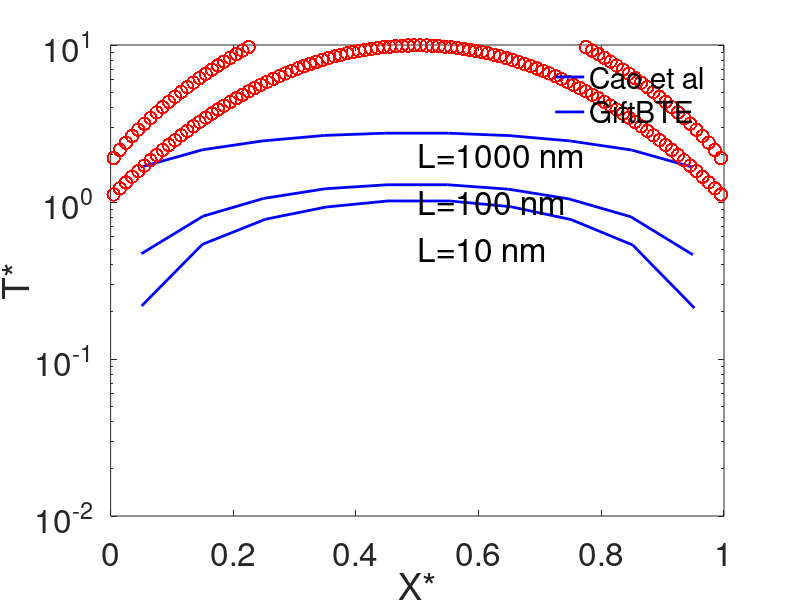

MATLAB code to generate this figure:
clc;clear all;close all
%%
% load results from literature Cao, et al. (https://doi.org/10.1098/rspa.2015.0811)
load 001.dat; % L=1e-5m
Ta1=X001;
load 01.dat; % L=1e-6m
Ta2=X01;
load 05.dat  % L=2e-7m
Ta3=X05;

semilogy(Ta1(:,1),Ta1(:,2),'b','LineWidth',2);
hold on
plot(Ta2(:,1),Ta2(:,2),'b','LineWidth',2);
hold on
plot(Ta3(:,1),Ta3(:,2),'b','LineWidth',2);
hold on

%%
% compare temperature results from GiftBTE and literature Cao, et al.
C=1627100;
q=1E15;
k=150;
v=2677;
xx=0:0.01:1
S=q;

load 2e-7/TempLattice.dat; % GiftBTE L=2e-7m
L=2e-7;
T11=TempLattice;
T11(:,4)=8*k*(T11(:,4))/S/L/L;
scatter(T11(:,2)/L,T11(:,4),80,'r'); % non-dimensional x position versus temperature
hold on

load 1e-6/TempLattice.dat; % GiftBTE L=1e-6m
L=1e-6;
T11=TempLattice;
T11(:,4)=8*k*(T11(:,4))/S/L/L;
scatter(T11(:,2)/L,T11(:,4),80,'r'); % non-dimensional x position versus temperature
hold on

load 1e-5/TempLattice.dat; % GiftBTE L=1e-5m
L=1e-5;
T11=TempLattice;
T11(:,4)=8*k*(T11(:,4))/S/L/L;
scatter(T11(:,2)/L,T11(:,4),80,'r'); % non-dimensional x position versus temperature
hold on

%%
box on

legend('Cao et al','GiftBTE','FontSize',24,'Location','best');
legend boxoff

xlabel('X*','FontSize',24);

ylabel('T*','FontSize',24);

set(gca,'FontSize',24);

text(0.5,2,'L=1000 nm','FontSize',24)

text(0.5,1,'L=100 nm','FontSize',24)

text(0.5,0.5,'L=10 nm','FontSize',24)
